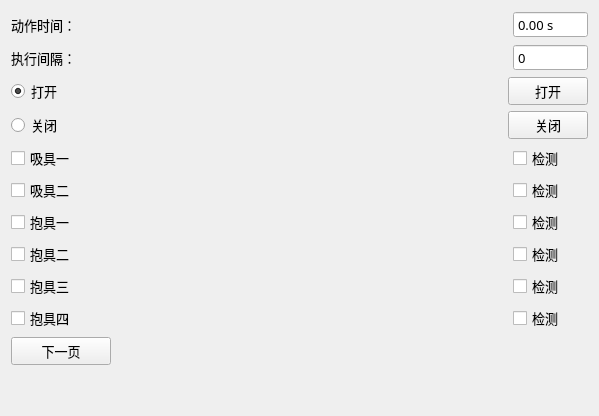
        <widget class="QWidget" name="pageOne">
         <property name="font">
          <font>
           <family>微软雅黑</family>
           <pointsize>10</pointsize>
           <weight>50</weight>
           <bold>false</bold>
          </font>
         </property>
         <layout class="QGridLayout" name="gridLayout_2">
          <item row="0" column="0" colspan="2">
           <layout class="QHBoxLayout" name="horizontalLayout_3">
            <item>
             <widget class="QLabel" name="labelDelay">
              <property name="sizePolicy">
               <sizepolicy hsizetype="Expanding" vsizetype="Preferred">
                <horstretch>0</horstretch>
                <verstretch>0</verstretch>
               </sizepolicy>
              </property>
              <property name="minimumSize">
               <size>
                <width>75</width>
                <height>25</height>
               </size>
              </property>
              <property name="maximumSize">
               <size>
                <width>16777215</width>
                <height>50</height>
               </size>
              </property>
              <property name="font">
               <font>
                <family>微软雅黑</family>
                <pointsize>10</pointsize>
                <weight>50</weight>
                <italic>false</italic>
                <bold>false</bold>
               </font>
              </property>
              <property name="text">
               <string>动作时间：</string>
              </property>
             </widget>
            </item>
            <item>
             <widget class="xDoubleSpinBox" name="BoxDelay">
              <property name="enabled">
               <bool>true</bool>
              </property>
              <property name="sizePolicy">
               <sizepolicy hsizetype="Fixed" vsizetype="Fixed">
                <horstretch>0</horstretch>
                <verstretch>0</verstretch>
               </sizepolicy>
              </property>
              <property name="minimumSize">
               <size>
                <width>75</width>
                <height>25</height>
               </size>
              </property>
              <property name="maximumSize">
               <size>
                <width>200</width>
                <height>50</height>
               </size>
              </property>
              <property name="font">
               <font>
                <family>微软雅黑</family>
                <pointsize>10</pointsize>
                <weight>50</weight>
                <italic>false</italic>
                <bold>false</bold>
               </font>
              </property>
              <property name="focusPolicy">
               <enum>Qt::ClickFocus</enum>
              </property>
              <property name="acceptDrops">
               <bool>false</bool>
              </property>
              <property name="alignment">
               <set>Qt::AlignLeading|Qt::AlignLeft|Qt::AlignVCenter</set>
              </property>
              <property name="buttonSymbols">
               <enum>QAbstractSpinBox::NoButtons</enum>
              </property>
              <property name="suffix">
               <string notr="true"> s</string>
              </property>
              <property name="decimals">
               <number>2</number>
              </property>
              <property name="maximum">
               <double>600.000000000000000</double>
              </property>
              <property name="singleStep">
               <double>0.100000000000000</double>
              </property>
              <property name="HasBtn" stdset="0">
               <bool>true</bool>
              </property>
             </widget>
            </item>
           </layout>
          </item>
          <item row="1" column="0" colspan="2">
           <layout class="QHBoxLayout" name="horizontalLayout_4">
            <item>
             <widget class="QLabel" name="labelInterval">
              <property name="sizePolicy">
               <sizepolicy hsizetype="Expanding" vsizetype="Preferred">
                <horstretch>0</horstretch>
                <verstretch>0</verstretch>
               </sizepolicy>
              </property>
              <property name="minimumSize">
               <size>
                <width>75</width>
                <height>25</height>
               </size>
              </property>
              <property name="maximumSize">
               <size>
                <width>16777215</width>
                <height>50</height>
               </size>
              </property>
              <property name="font">
               <font>
                <family>微软雅黑</family>
                <pointsize>10</pointsize>
                <weight>50</weight>
                <italic>false</italic>
                <bold>false</bold>
               </font>
              </property>
              <property name="text">
               <string>执行间隔：</string>
              </property>
             </widget>
            </item>
            <item>
             <widget class="xSpinBox" name="BoxInterval">
              <property name="enabled">
               <bool>true</bool>
              </property>
              <property name="sizePolicy">
               <sizepolicy hsizetype="Fixed" vsizetype="Fixed">
                <horstretch>0</horstretch>
                <verstretch>0</verstretch>
               </sizepolicy>
              </property>
              <property name="minimumSize">
               <size>
                <width>75</width>
                <height>25</height>
               </size>
              </property>
              <property name="maximumSize">
               <size>
                <width>200</width>
                <height>50</height>
               </size>
              </property>
              <property name="font">
               <font>
                <family>微软雅黑</family>
                <pointsize>10</pointsize>
                <weight>50</weight>
                <italic>false</italic>
                <bold>false</bold>
               </font>
              </property>
              <property name="focusPolicy">
               <enum>Qt::ClickFocus</enum>
              </property>
              <property name="acceptDrops">
               <bool>false</bool>
              </property>
              <property name="alignment">
               <set>Qt::AlignLeading|Qt::AlignLeft|Qt::AlignVCenter</set>
              </property>
              <property name="buttonSymbols">
               <enum>QAbstractSpinBox::NoButtons</enum>
              </property>
              <property name="suffix">
               <string notr="true"/>
              </property>
              <property name="prefix">
               <string notr="true"/>
              </property>
              <property name="minimum">
               <number>0</number>
              </property>
              <property name="maximum">
               <number>999</number>
              </property>
              <property name="value">
               <number>0</number>
              </property>
              <property name="HasBtn" stdset="0">
               <bool>true</bool>
              </property>
             </widget>
            </item>
           </layout>
          </item>
          <item row="2" column="0" colspan="2">
           <layout class="QHBoxLayout" name="horizontalLayout">
            <item>
             <widget class="xRadioButton" name="radioButton_on">
              <property name="sizePolicy">
               <sizepolicy hsizetype="Expanding" vsizetype="Fixed">
                <horstretch>0</horstretch>
                <verstretch>0</verstretch>
               </sizepolicy>
              </property>
              <property name="minimumSize">
               <size>
                <width>75</width>
                <height>25</height>
               </size>
              </property>
              <property name="maximumSize">
               <size>
                <width>16777215</width>
                <height>50</height>
               </size>
              </property>
              <property name="font">
               <font>
                <family>微软雅黑</family>
                <pointsize>10</pointsize>
                <weight>50</weight>
                <italic>false</italic>
                <bold>false</bold>
               </font>
              </property>
              <property name="focusPolicy">
               <enum>Qt::NoFocus</enum>
              </property>
              <property name="text">
               <string>打开</string>
              </property>
              <property name="iconSize">
               <size>
                <width>32</width>
                <height>32</height>
               </size>
              </property>
              <property name="checked">
               <bool>true</bool>
              </property>
             </widget>
            </item>
            <item>
             <widget class="xPushButton" name="BtnOn">
              <property name="minimumSize">
               <size>
                <width>75</width>
                <height>25</height>
               </size>
              </property>
              <property name="maximumSize">
               <size>
                <width>150</width>
                <height>50</height>
               </size>
              </property>
              <property name="font">
               <font>
                <family>微软雅黑</family>
                <pointsize>10</pointsize>
                <weight>50</weight>
                <italic>false</italic>
                <bold>false</bold>
               </font>
              </property>
              <property name="focusPolicy">
               <enum>Qt::NoFocus</enum>
              </property>
              <property name="layoutDirection">
               <enum>Qt::RightToLeft</enum>
              </property>
              <property name="text">
               <string extracomment="扩展输出开关">打开</string>
              </property>
             </widget>
            </item>
           </layout>
          </item>
          <item row="3" column="0" colspan="2">
           <layout class="QHBoxLayout" name="horizontalLayout_2">
            <item>
             <widget class="xRadioButton" name="radioButton_off">
              <property name="sizePolicy">
               <sizepolicy hsizetype="Expanding" vsizetype="Fixed">
                <horstretch>0</horstretch>
                <verstretch>0</verstretch>
               </sizepolicy>
              </property>
              <property name="minimumSize">
               <size>
                <width>75</width>
                <height>25</height>
               </size>
              </property>
              <property name="maximumSize">
               <size>
                <width>16777215</width>
                <height>50</height>
               </size>
              </property>
              <property name="font">
               <font>
                <family>微软雅黑</family>
                <pointsize>10</pointsize>
                <weight>50</weight>
                <italic>false</italic>
                <bold>false</bold>
               </font>
              </property>
              <property name="focusPolicy">
               <enum>Qt::NoFocus</enum>
              </property>
              <property name="text">
               <string>关闭</string>
              </property>
              <property name="iconSize">
               <size>
                <width>32</width>
                <height>32</height>
               </size>
              </property>
             </widget>
            </item>
            <item>
             <widget class="xPushButton" name="BtnOff">
              <property name="minimumSize">
               <size>
                <width>75</width>
                <height>25</height>
               </size>
              </property>
              <property name="maximumSize">
               <size>
                <width>150</width>
                <height>50</height>
               </size>
              </property>
              <property name="font">
               <font>
                <family>微软雅黑</family>
                <pointsize>10</pointsize>
                <weight>50</weight>
                <italic>false</italic>
                <bold>false</bold>
               </font>
              </property>
              <property name="focusPolicy">
               <enum>Qt::NoFocus</enum>
              </property>
              <property name="layoutDirection">
               <enum>Qt::RightToLeft</enum>
              </property>
              <property name="text">
               <string extracomment="扩展输出开关">关闭</string>
              </property>
             </widget>
            </item>
           </layout>
          </item>
          <item row="4" column="0" colspan="2">
           <layout class="QHBoxLayout" name="horizontalLayout_5">
            <item>
             <widget class="xCheckBox" name="checkBoxJig03">
              <property name="sizePolicy">
               <sizepolicy hsizetype="Expanding" vsizetype="Minimum">
                <horstretch>0</horstretch>
                <verstretch>0</verstretch>
               </sizepolicy>
              </property>
              <property name="minimumSize">
               <size>
                <width>75</width>
                <height>25</height>
               </size>
              </property>
              <property name="maximumSize">
               <size>
                <width>16777215</width>
                <height>50</height>
               </size>
              </property>
              <property name="font">
               <font>
                <family>微软雅黑</family>
                <pointsize>10</pointsize>
                <weight>50</weight>
                <italic>false</italic>
                <bold>false</bold>
               </font>
              </property>
              <property name="focusPolicy">
               <enum>Qt::NoFocus</enum>
              </property>
              <property name="text">
               <string>吸具一</string>
              </property>
              <property name="iconSize">
               <size>
                <width>32</width>
                <height>32</height>
               </size>
              </property>
             </widget>
            </item>
            <item>
             <widget class="xCheckBox" name="checkBoxcheck03">
              <property name="sizePolicy">
               <sizepolicy hsizetype="Preferred" vsizetype="Minimum">
                <horstretch>0</horstretch>
                <verstretch>0</verstretch>
               </sizepolicy>
              </property>
              <property name="minimumSize">
               <size>
                <width>75</width>
                <height>25</height>
               </size>
              </property>
              <property name="maximumSize">
               <size>
                <width>16777215</width>
                <height>50</height>
               </size>
              </property>
              <property name="font">
               <font>
                <family>微软雅黑</family>
                <pointsize>10</pointsize>
                <weight>50</weight>
                <italic>false</italic>
                <bold>false</bold>
               </font>
              </property>
              <property name="focusPolicy">
               <enum>Qt::NoFocus</enum>
              </property>
              <property name="text">
               <string>检测</string>
              </property>
              <property name="iconSize">
               <size>
                <width>32</width>
                <height>32</height>
               </size>
              </property>
             </widget>
            </item>
           </layout>
          </item>
          <item row="5" column="0" colspan="2">
           <layout class="QHBoxLayout" name="horizontalLayout_6">
            <item>
             <widget class="xCheckBox" name="checkBoxJig04">
              <property name="sizePolicy">
               <sizepolicy hsizetype="Expanding" vsizetype="Minimum">
                <horstretch>0</horstretch>
                <verstretch>0</verstretch>
               </sizepolicy>
              </property>
              <property name="minimumSize">
               <size>
                <width>75</width>
                <height>25</height>
               </size>
              </property>
              <property name="maximumSize">
               <size>
                <width>16777215</width>
                <height>50</height>
               </size>
              </property>
              <property name="font">
               <font>
                <family>微软雅黑</family>
                <pointsize>10</pointsize>
                <weight>50</weight>
                <italic>false</italic>
                <bold>false</bold>
               </font>
              </property>
              <property name="focusPolicy">
               <enum>Qt::NoFocus</enum>
              </property>
              <property name="text">
               <string>吸具二</string>
              </property>
              <property name="iconSize">
               <size>
                <width>32</width>
                <height>32</height>
               </size>
              </property>
             </widget>
            </item>
            <item>
             <widget class="xCheckBox" name="checkBoxcheck04">
              <property name="sizePolicy">
               <sizepolicy hsizetype="Preferred" vsizetype="Minimum">
                <horstretch>0</horstretch>
                <verstretch>0</verstretch>
               </sizepolicy>
              </property>
              <property name="minimumSize">
               <size>
                <width>75</width>
                <height>25</height>
               </size>
              </property>
              <property name="maximumSize">
               <size>
                <width>16777215</width>
                <height>50</height>
               </size>
              </property>
              <property name="font">
               <font>
                <family>微软雅黑</family>
                <pointsize>10</pointsize>
                <weight>50</weight>
                <italic>false</italic>
                <bold>false</bold>
               </font>
              </property>
              <property name="focusPolicy">
               <enum>Qt::NoFocus</enum>
              </property>
              <property name="text">
               <string>检测</string>
              </property>
              <property name="iconSize">
               <size>
                <width>32</width>
                <height>32</height>
               </size>
              </property>
             </widget>
            </item>
           </layout>
          </item>
          <item row="6" column="0" colspan="2">
           <layout class="QHBoxLayout" name="horizontalLayout_7">
            <item>
             <widget class="xCheckBox" name="checkBoxJig05">
              <property name="sizePolicy">
               <sizepolicy hsizetype="Expanding" vsizetype="Minimum">
                <horstretch>0</horstretch>
                <verstretch>0</verstretch>
               </sizepolicy>
              </property>
              <property name="minimumSize">
               <size>
                <width>75</width>
                <height>25</height>
               </size>
              </property>
              <property name="maximumSize">
               <size>
                <width>16777215</width>
                <height>50</height>
               </size>
              </property>
              <property name="font">
               <font>
                <family>微软雅黑</family>
                <pointsize>10</pointsize>
                <weight>50</weight>
                <italic>false</italic>
                <bold>false</bold>
               </font>
              </property>
              <property name="focusPolicy">
               <enum>Qt::NoFocus</enum>
              </property>
              <property name="text">
               <string>抱具一</string>
              </property>
              <property name="iconSize">
               <size>
                <width>32</width>
                <height>32</height>
               </size>
              </property>
             </widget>
            </item>
            <item>
             <widget class="xCheckBox" name="checkBoxcheck05">
              <property name="sizePolicy">
               <sizepolicy hsizetype="Preferred" vsizetype="Minimum">
                <horstretch>0</horstretch>
                <verstretch>0</verstretch>
               </sizepolicy>
              </property>
              <property name="minimumSize">
               <size>
                <width>75</width>
                <height>25</height>
               </size>
              </property>
              <property name="maximumSize">
               <size>
                <width>16777215</width>
                <height>50</height>
               </size>
              </property>
              <property name="font">
               <font>
                <family>微软雅黑</family>
                <pointsize>10</pointsize>
                <weight>50</weight>
                <italic>false</italic>
                <bold>false</bold>
               </font>
              </property>
              <property name="focusPolicy">
               <enum>Qt::NoFocus</enum>
              </property>
              <property name="text">
               <string>检测</string>
              </property>
              <property name="iconSize">
               <size>
                <width>32</width>
                <height>32</height>
               </size>
              </property>
             </widget>
            </item>
           </layout>
          </item>
          <item row="7" column="0" colspan="2">
           <layout class="QHBoxLayout" name="horizontalLayout_8">
            <item>
             <widget class="xCheckBox" name="checkBoxJig06">
              <property name="sizePolicy">
               <sizepolicy hsizetype="Expanding" vsizetype="Minimum">
                <horstretch>0</horstretch>
                <verstretch>0</verstretch>
               </sizepolicy>
              </property>
              <property name="minimumSize">
               <size>
                <width>75</width>
                <height>25</height>
               </size>
              </property>
              <property name="maximumSize">
               <size>
                <width>16777215</width>
                <height>50</height>
               </size>
              </property>
              <property name="font">
               <font>
                <family>微软雅黑</family>
                <pointsize>10</pointsize>
                <weight>50</weight>
                <italic>false</italic>
                <bold>false</bold>
               </font>
              </property>
              <property name="focusPolicy">
               <enum>Qt::NoFocus</enum>
              </property>
              <property name="text">
               <string>抱具二</string>
              </property>
              <property name="iconSize">
               <size>
                <width>32</width>
                <height>32</height>
               </size>
              </property>
             </widget>
            </item>
            <item>
             <widget class="xCheckBox" name="checkBoxcheck06">
              <property name="sizePolicy">
               <sizepolicy hsizetype="Preferred" vsizetype="Minimum">
                <horstretch>0</horstretch>
                <verstretch>0</verstretch>
               </sizepolicy>
              </property>
              <property name="minimumSize">
               <size>
                <width>75</width>
                <height>25</height>
               </size>
              </property>
              <property name="maximumSize">
               <size>
                <width>16777215</width>
                <height>50</height>
               </size>
              </property>
              <property name="font">
               <font>
                <family>微软雅黑</family>
                <pointsize>10</pointsize>
                <weight>50</weight>
                <italic>false</italic>
                <bold>false</bold>
               </font>
              </property>
              <property name="focusPolicy">
               <enum>Qt::NoFocus</enum>
              </property>
              <property name="text">
               <string>检测</string>
              </property>
              <property name="iconSize">
               <size>
                <width>32</width>
                <height>32</height>
               </size>
              </property>
             </widget>
            </item>
           </layout>
          </item>
          <item row="8" column="0" colspan="2">
           <layout class="QHBoxLayout" name="horizontalLayout_9">
            <item>
             <widget class="xCheckBox" name="checkBoxJig07">
              <property name="sizePolicy">
               <sizepolicy hsizetype="Expanding" vsizetype="Minimum">
                <horstretch>0</horstretch>
                <verstretch>0</verstretch>
               </sizepolicy>
              </property>
              <property name="minimumSize">
               <size>
                <width>75</width>
                <height>25</height>
               </size>
              </property>
              <property name="maximumSize">
               <size>
                <width>16777215</width>
                <height>50</height>
               </size>
              </property>
              <property name="font">
               <font>
                <family>微软雅黑</family>
                <pointsize>10</pointsize>
                <weight>50</weight>
                <italic>false</italic>
                <bold>false</bold>
               </font>
              </property>
              <property name="focusPolicy">
               <enum>Qt::NoFocus</enum>
              </property>
              <property name="text">
               <string>抱具三</string>
              </property>
              <property name="iconSize">
               <size>
                <width>32</width>
                <height>32</height>
               </size>
              </property>
             </widget>
            </item>
            <item>
             <widget class="xCheckBox" name="checkBoxcheck07">
              <property name="sizePolicy">
               <sizepolicy hsizetype="Preferred" vsizetype="Minimum">
                <horstretch>0</horstretch>
                <verstretch>0</verstretch>
               </sizepolicy>
              </property>
              <property name="minimumSize">
               <size>
                <width>75</width>
                <height>25</height>
               </size>
              </property>
              <property name="maximumSize">
               <size>
                <width>16777215</width>
                <height>50</height>
               </size>
              </property>
              <property name="font">
               <font>
                <family>微软雅黑</family>
                <pointsize>10</pointsize>
                <weight>50</weight>
                <italic>false</italic>
                <bold>false</bold>
               </font>
              </property>
              <property name="focusPolicy">
               <enum>Qt::NoFocus</enum>
              </property>
              <property name="text">
               <string>检测</string>
              </property>
              <property name="iconSize">
               <size>
                <width>32</width>
                <height>32</height>
               </size>
              </property>
             </widget>
            </item>
           </layout>
          </item>
          <item row="9" column="0" colspan="2">
           <layout class="QHBoxLayout" name="horizontalLayout_10">
            <item>
             <widget class="xCheckBox" name="checkBoxJig08">
              <property name="sizePolicy">
               <sizepolicy hsizetype="Expanding" vsizetype="Minimum">
                <horstretch>0</horstretch>
                <verstretch>0</verstretch>
               </sizepolicy>
              </property>
              <property name="minimumSize">
               <size>
                <width>75</width>
                <height>25</height>
               </size>
              </property>
              <property name="maximumSize">
               <size>
                <width>16777215</width>
                <height>50</height>
               </size>
              </property>
              <property name="font">
               <font>
                <family>微软雅黑</family>
                <pointsize>10</pointsize>
                <weight>50</weight>
                <italic>false</italic>
                <bold>false</bold>
               </font>
              </property>
              <property name="focusPolicy">
               <enum>Qt::NoFocus</enum>
              </property>
              <property name="text">
               <string>抱具四</string>
              </property>
              <property name="iconSize">
               <size>
                <width>32</width>
                <height>32</height>
               </size>
              </property>
             </widget>
            </item>
            <item>
             <widget class="xCheckBox" name="checkBoxcheck08">
              <property name="sizePolicy">
               <sizepolicy hsizetype="Preferred" vsizetype="Minimum">
                <horstretch>0</horstretch>
                <verstretch>0</verstretch>
               </sizepolicy>
              </property>
              <property name="minimumSize">
               <size>
                <width>75</width>
                <height>25</height>
               </size>
              </property>
              <property name="maximumSize">
               <size>
                <width>16777215</width>
                <height>50</height>
               </size>
              </property>
              <property name="font">
               <font>
                <family>微软雅黑</family>
                <pointsize>10</pointsize>
                <weight>50</weight>
                <italic>false</italic>
                <bold>false</bold>
               </font>
              </property>
              <property name="focusPolicy">
               <enum>Qt::NoFocus</enum>
              </property>
              <property name="text">
               <string>检测</string>
              </property>
              <property name="iconSize">
               <size>
                <width>32</width>
                <height>32</height>
               </size>
              </property>
             </widget>
            </item>
           </layout>
          </item>
          <item row="10" column="0">
           <widget class="xPushButton" name="BtnNext">
            <property name="minimumSize">
             <size>
              <width>100</width>
              <height>25</height>
             </size>
            </property>
            <property name="maximumSize">
             <size>
              <width>200</width>
              <height>60</height>
             </size>
            </property>
            <property name="font">
             <font>
              <family>微软雅黑</family>
              <pointsize>10</pointsize>
              <weight>50</weight>
              <italic>false</italic>
              <bold>false</bold>
             </font>
            </property>
            <property name="focusPolicy">
             <enum>Qt::NoFocus</enum>
            </property>
            <property name="layoutDirection">
             <enum>Qt::RightToLeft</enum>
            </property>
            <property name="text">
             <string extracomment="扩展输出开关">下一页</string>
            </property>
           </widget>
          </item>
          <item row="10" column="1">
           <spacer name="horizontalSpacer">
            <property name="orientation">
             <enum>Qt::Horizontal</enum>
            </property>
            <property name="sizeHint" stdset="0">
             <size>
              <width>471</width>
              <height>20</height>
             </size>
            </property>
           </spacer>
          </item>
          <item row="11" column="0">
           <spacer name="verticalSpacer">
            <property name="orientation">
             <enum>Qt::Vertical</enum>
            </property>
            <property name="sizeHint" stdset="0">
             <size>
              <width>20</width>
              <height>40</height>
             </size>
            </property>
           </spacer>
          </item>
         </layout>
        </widget>
